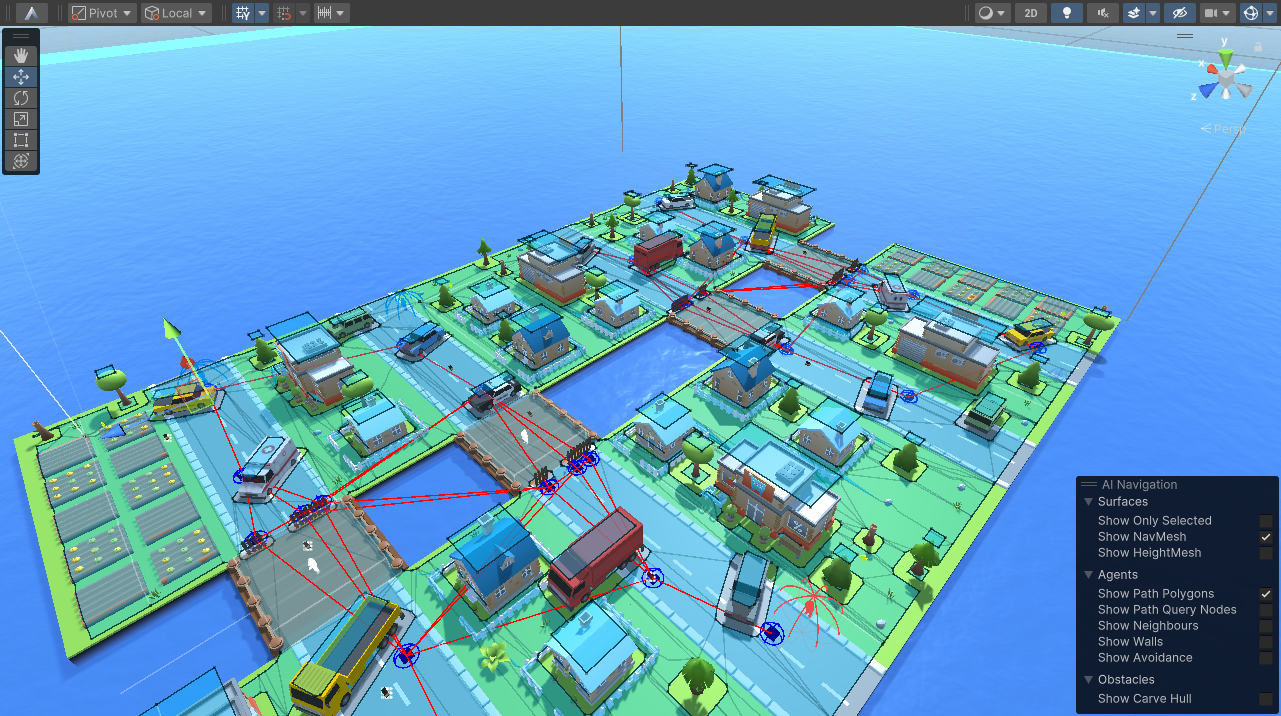
#> input picture Docs/ppt_v2/assets/map_overview.png, 1281 x 716 px, found by its file name; its folder holds 5 pictures in this run
$ python prepare_assets.py
#> lines starting #> are read from the running program, lines starting #| are printed output that depends on the picture
import os
from PIL import Image

ASSETS = r"e:\1FairyOnTheTree\The-realm-of-resonance\Docs\ppt_v2\assets"
OUT = r"e:\1FairyOnTheTree\The-realm-of-resonance\Docs\ppt_v2\prepared"
os.makedirs(OUT, exist_ok=True)

# 1. cover_map_bleed.png: 920 x 1080 center crop from map_overview.png (1281x716)
im = Image.open(os.path.join(ASSETS, "map_overview.png"))
#> im is the input picture: PIL image 1281x716 RGBA; mean R, G, B, A 97.3, 158.6, 194.5, 255
w, h = im.size  # 1281 x 716
#> w = 1281; h = 716
target_ratio = 920 / 1080  # 0.85185
new_w = int(round(h * target_ratio))  # ~610
#> new_w = 610
left = (w - new_w) // 2
#> left = 335
im_bleed = im.crop((left, 0, left + new_w, h)).resize((920, 1080), Image.Resampling.LANCZOS)
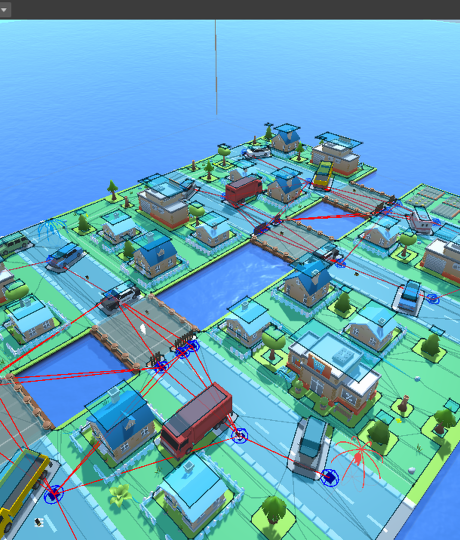
#> im_bleed: PIL image 920x1080 RGBA (shown at 1/2 size); mean R, G, B, A 101.9, 166, 188.8, 255
im_bleed.save(os.path.join(OUT, "cover_map_bleed.png"))

# 2. ai_map_crop.png: 1100 x 840 focused on town core (removing outer ocean margins)
crop_box = (int(w * 0.06), int(h * 0.14), int(w * 0.94), int(h * 0.94))
#> crop_box = (76, 100, 1204, 673)
im_town = im.crop(crop_box)
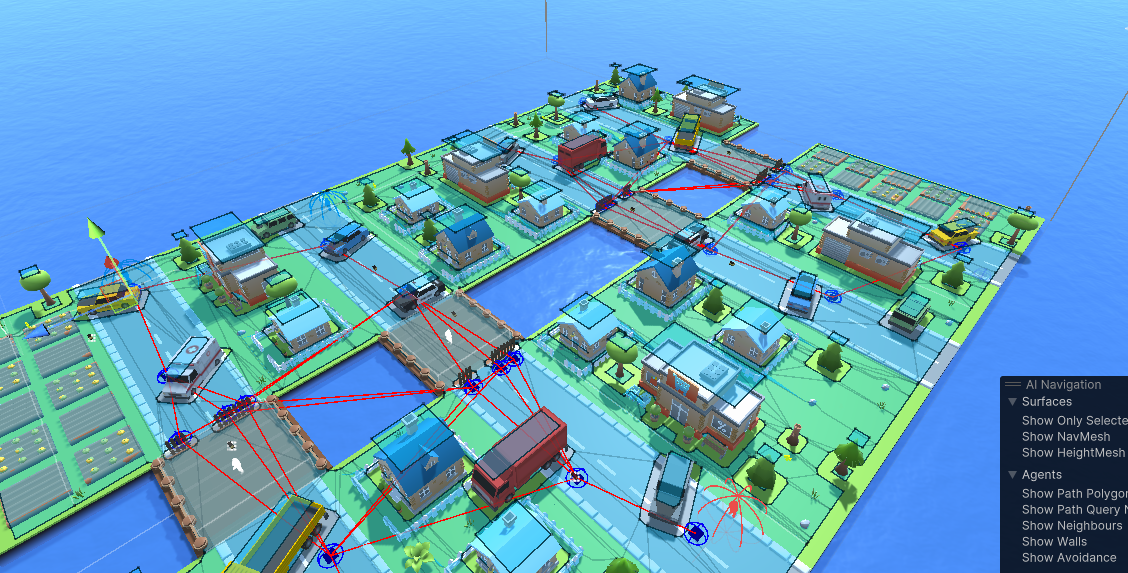
#> im_town: PIL image 1128x573 RGBA; mean R, G, B, A 96.6, 159.6, 194.3, 255
tw, th = im_town.size
#> tw = 1128; th = 573
t_ratio = 1100 / 840
if tw / th > t_ratio:
    cw = int(th * t_ratio)
#> cw = 750
    cl = (tw - cw) // 2
#> cl = 189
    im_town = im_town.crop((cl, 0, cl + cw, th))
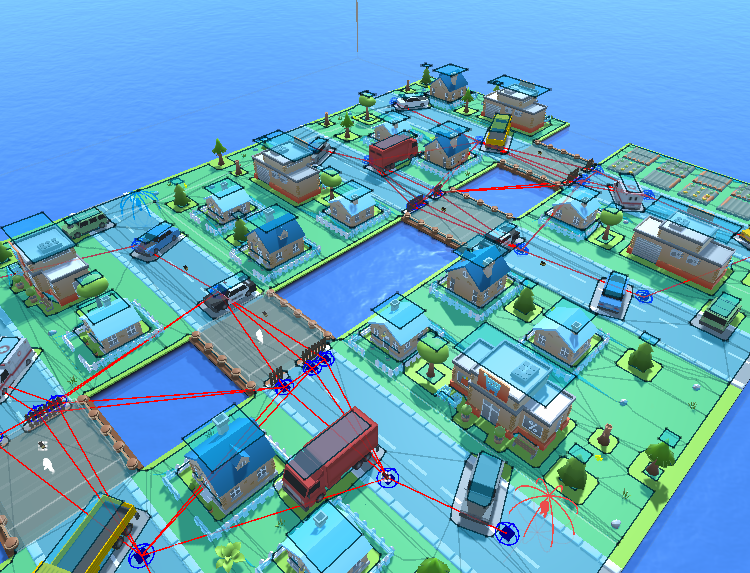
#> im_town: PIL image 750x573 RGBA; mean R, G, B, A 100.5, 164.3, 189.5, 255
else:
    ch = int(tw / t_ratio)
    ct = (th - ch) // 2
    im_town = im_town.crop((0, ct, tw, ct + ch))
im_town.resize((1100, 840), Image.Resampling.LANCZOS).save(os.path.join(OUT, "ai_map_crop.png"))
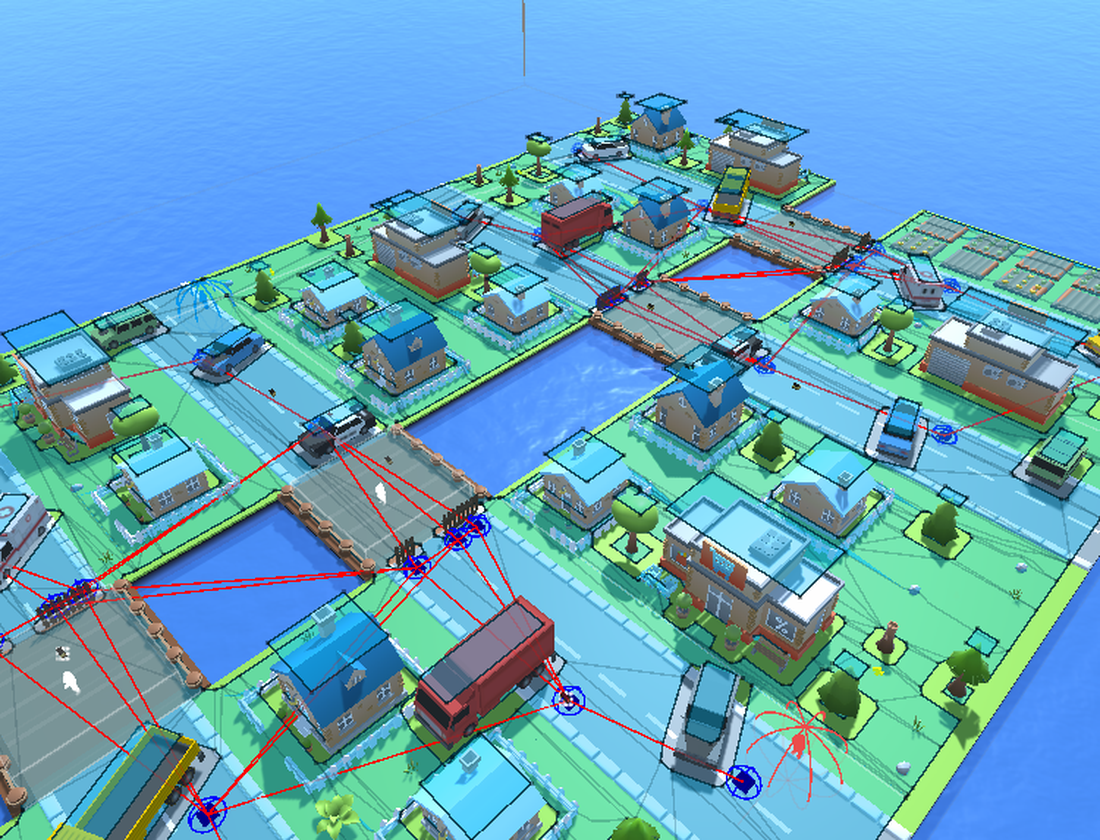
#> saved as ai_map_crop.png: PIL image 1100x840 RGBA; mean R, G, B, A 100.4, 164.3, 189.4, 255

print("Prepared:", os.listdir(OUT))
